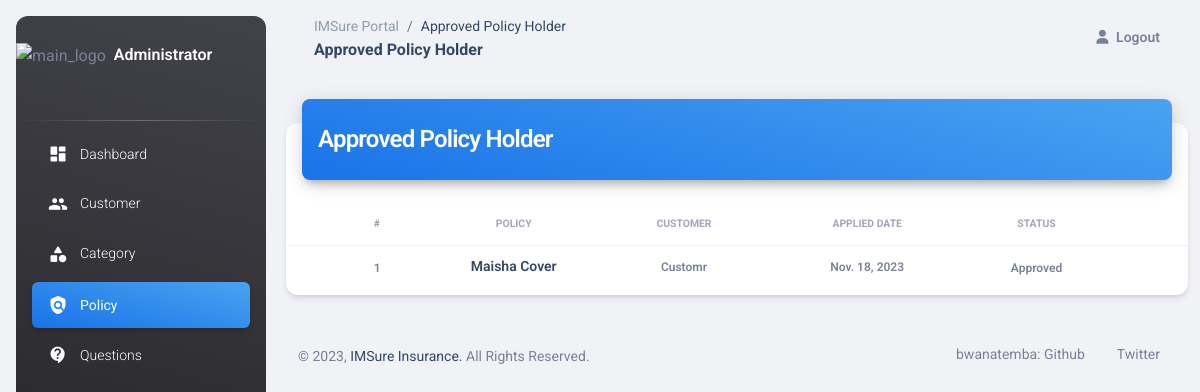
Before: /admin-view-approved-policy-holder with the older database file.
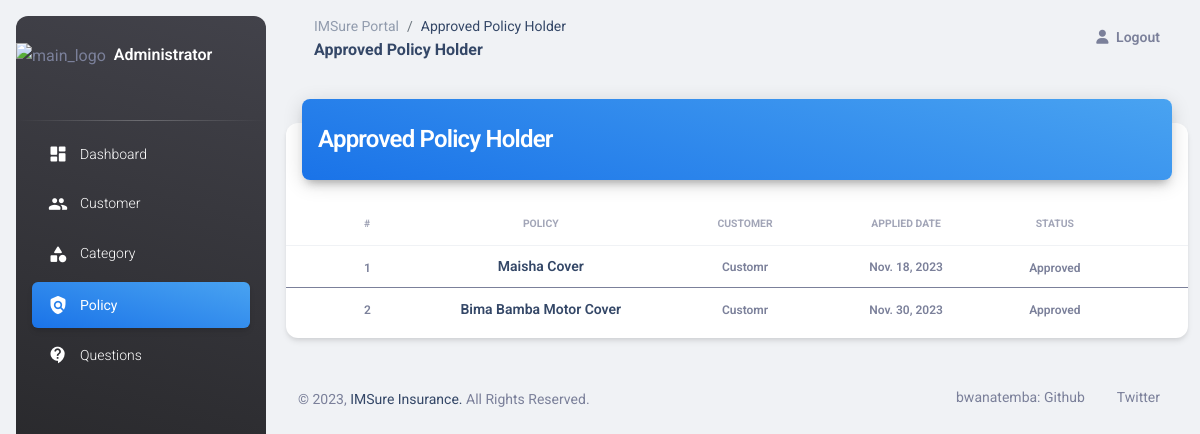
After: the same page with the newer database file.
### insurancemanagement/models.py (models this page shows, shortened)
class PolicyRecord(models.Model):
    customer = models.ForeignKey(Customer, on_delete=models.CASCADE)
    policy = models.ForeignKey(Policy, on_delete=models.CASCADE)
    status = models.CharField(max_length=100, default='Pending')
    creation_date = models.DateField(auto_now=True)

class Policy(models.Model):
    category = models.ForeignKey('Category', on_delete=models.CASCADE)
    policy_name = models.CharField(max_length=200)
    sum_assurance = models.PositiveIntegerField()
    premium = models.PositiveIntegerField()
    tenure = models.PositiveIntegerField()
    creation_date = models.DateField(auto_now=True)
    def __str__(self):
        return self.policy_name

### customer/models.py (models this page shows, shortened)
class Customer(models.Model):
    user = models.OneToOneField(User, on_delete=models.CASCADE)
    profile_pic = models.ImageField(upload_to='profile_pic/Customer/', null=True, blank=True)
    address = models.CharField(max_length=40)
    mobile = models.CharField(max_length=20, null=False)
    def __str__(self):
        return self.user.first_name

### insurancemanagement/views.py (the view)
# urls.py: path('admin-view-approved-policy-holder', views.admin_view_approved_policy_holder_view,
def admin_view_approved_policy_holder_view(request):
    policyrecords = models.PolicyRecord.objects.all().filter(status='Approved')
    return render(request, 'insurance/admin_view_approved_policy_holder.html', {'policyrecords': policyrecords})

### insurancemanagement/templates/insurance/admin_view_approved_policy_holder.html (shortened to what the changed rows need)
<!DOCTYPE html>
{% load static %}
<html lang="en">
<head>
  <link href="{% static 'dashboard/css/nucleo-icons.css' %}" rel="stylesheet" />
  <link href="{% static 'dashboard/css/nucleo-svg.css' %}" rel="stylesheet" />
  <link id="pagestyle" href="{% static 'dashboard/css/material-dashboard.css' %}" rel="stylesheet" />
</head>
<body class="g-sidenav-show  bg-gray-200">
  <main class="main-content position-relative max-height-vh-100 h-100 border-radius-lg ">
    <div class="container-fluid py-4">
      <div class="row">
        <div class="col-12">
          <div class="card my-4">
            <div class="card-body px-0 pb-2">
              <div class="table-responsive p-0">
                <table class="table align-items-center mb-0">
                  <thead>
                    <tr>
                      <th class="text-secondary opacity-7"></th>
                      <th class="text-uppercase text-secondary text-xxs font-weight-bolder opacity-7 ps-2">#</th>
                      <th class="text-center text-uppercase text-secondary text-xxs font-weight-bolder opacity-7">Policy</th>
                      <th class="text-center text-uppercase text-secondary text-xxs font-weight-bolder opacity-7">Customer</th>
                      <th class="text-center text-uppercase text-secondary text-xxs font-weight-bolder opacity-7">Applied Date</th>
                      <th class="text-center text-uppercase text-secondary text-xxs font-weight-bolder opacity-7">Status</th>
                      <th class="text-secondary opacity-7"></th>
                    </tr>
                  </thead>
                  {% for t in policyrecords %}
                  <tbody>
                    <tr>
                      <td>
                      </td>
                      <td>
                        <span class="text-secondary text-xs font-weight-bold">{{ forloop.counter }}</span>
                      </td>
                      <td class="align-middle text-center text-sm">
                        <h6 class="mb-0 text-sm" >{{t.policy}}</h6>
                      </td>
                      <td class="align-middle text-center text-sm">
                        <span class="text-secondary text-xs font-weight-bold">{{t.customer}}</span>
                      </td>
                      <td class="align-middle text-center text-sm">
                        <span class="text-secondary text-xs font-weight-bold">{{t.creation_date}}</span>
                      </td>
                      <td class="align-middle text-center">
                        <span class="text-secondary text-xs font-weight-bold">{{t.status}}</span>
                      </td>
                    </tr>
                  </tbody>
                  {% endfor %}
                </table>
              </div>
            </div>
          </div>
        </div>
      </div>
  </main>
</body>
</html>

Changed rows visible on the page:
now on this page (row edited): PolicyRecord: policy "Bima Bamba Motor Cover", customer "Customr", creation_date "Nov. 30, 2023", status "Approved"
